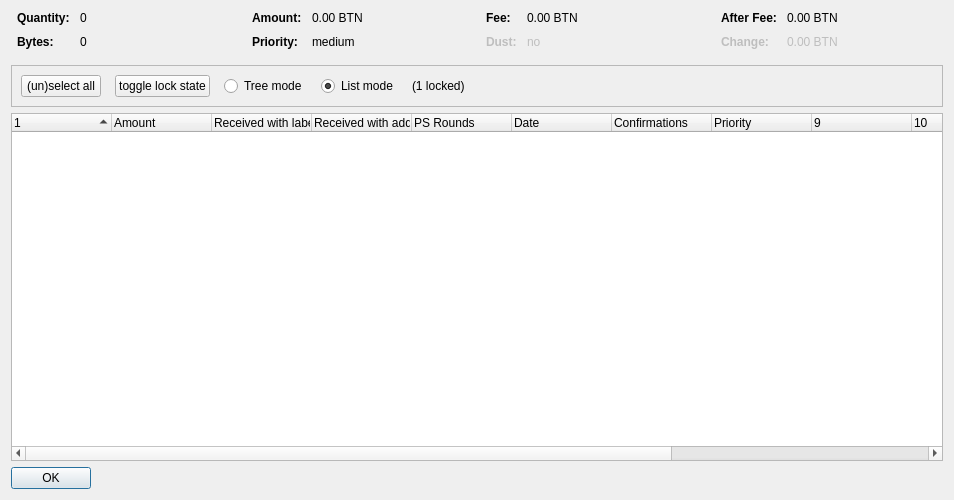
<?xml version="1.0" encoding="UTF-8"?>
<ui version="4.0">
 <class>CoinControlDialog</class>
 <widget class="QDialog" name="CoinControlDialog">
  <property name="geometry">
   <rect>
    <x>0</x>
    <y>0</y>
    <width>954</width>
    <height>500</height>
   </rect>
  </property>
  <property name="windowTitle">
   <string>Coin Selection</string>
  </property>
  <property name="styleSheet">
   <string notr="true"/>
  </property>
  <layout class="QVBoxLayout" name="verticalLayout">
   <item>
    <layout class="QHBoxLayout" name="horizontalLayoutTop" stretch="0,0,0,0">
     <property name="topMargin">
      <number>0</number>
     </property>
     <property name="bottomMargin">
      <number>10</number>
     </property>
     <item>
      <layout class="QFormLayout" name="formLayoutCoinControl1">
       <property name="horizontalSpacing">
        <number>10</number>
       </property>
       <property name="verticalSpacing">
        <number>10</number>
       </property>
       <property name="leftMargin">
        <number>6</number>
       </property>
       <property name="rightMargin">
        <number>6</number>
       </property>
       <item row="0" column="0">
        <widget class="QLabel" name="labelCoinControlQuantityText">
         <property name="font">
          <font>
           <weight>75</weight>
           <bold>true</bold>
          </font>
         </property>
         <property name="text">
          <string>Quantity:</string>
         </property>
        </widget>
       </item>
       <item row="0" column="1">
        <widget class="QLabel" name="labelCoinControlQuantity">
         <property name="cursor">
          <cursorShape>IBeamCursor</cursorShape>
         </property>
         <property name="contextMenuPolicy">
          <enum>Qt::ActionsContextMenu</enum>
         </property>
         <property name="text">
          <string notr="true">0</string>
         </property>
         <property name="textInteractionFlags">
          <set>Qt::LinksAccessibleByMouse|Qt::TextSelectableByKeyboard|Qt::TextSelectableByMouse</set>
         </property>
        </widget>
       </item>
       <item row="1" column="0">
        <widget class="QLabel" name="labelCoinControlBytesText">
         <property name="font">
          <font>
           <weight>75</weight>
           <bold>true</bold>
          </font>
         </property>
         <property name="text">
          <string>Bytes:</string>
         </property>
        </widget>
       </item>
       <item row="1" column="1">
        <widget class="QLabel" name="labelCoinControlBytes">
         <property name="cursor">
          <cursorShape>IBeamCursor</cursorShape>
         </property>
         <property name="contextMenuPolicy">
          <enum>Qt::ActionsContextMenu</enum>
         </property>
         <property name="text">
          <string notr="true">0</string>
         </property>
         <property name="textInteractionFlags">
          <set>Qt::LinksAccessibleByMouse|Qt::TextSelectableByKeyboard|Qt::TextSelectableByMouse</set>
         </property>
        </widget>
       </item>
      </layout>
     </item>
     <item>
      <layout class="QFormLayout" name="formLayoutCoinControl2">
       <property name="horizontalSpacing">
        <number>10</number>
       </property>
       <property name="verticalSpacing">
        <number>10</number>
       </property>
       <property name="leftMargin">
        <number>6</number>
       </property>
       <property name="rightMargin">
        <number>6</number>
       </property>
       <item row="0" column="0">
        <widget class="QLabel" name="labelCoinControlAmountText">
         <property name="font">
          <font>
           <weight>75</weight>
           <bold>true</bold>
          </font>
         </property>
         <property name="text">
          <string>Amount:</string>
         </property>
        </widget>
       </item>
       <item row="0" column="1">
        <widget class="QLabel" name="labelCoinControlAmount">
         <property name="cursor">
          <cursorShape>IBeamCursor</cursorShape>
         </property>
         <property name="contextMenuPolicy">
          <enum>Qt::ActionsContextMenu</enum>
         </property>
         <property name="text">
          <string notr="true">0.00 BTN</string>
         </property>
         <property name="textInteractionFlags">
          <set>Qt::LinksAccessibleByMouse|Qt::TextSelectableByKeyboard|Qt::TextSelectableByMouse</set>
         </property>
        </widget>
       </item>
       <item row="1" column="0">
        <widget class="QLabel" name="labelCoinControlPriorityText">
         <property name="font">
          <font>
           <weight>75</weight>
           <bold>true</bold>
          </font>
         </property>
         <property name="text">
          <string>Priority:</string>
         </property>
        </widget>
       </item>
       <item row="1" column="1">
        <widget class="QLabel" name="labelCoinControlPriority">
         <property name="cursor">
          <cursorShape>IBeamCursor</cursorShape>
         </property>
         <property name="contextMenuPolicy">
          <enum>Qt::ActionsContextMenu</enum>
         </property>
         <property name="text">
          <string>medium</string>
         </property>
         <property name="textInteractionFlags">
          <set>Qt::LinksAccessibleByMouse|Qt::TextSelectableByKeyboard|Qt::TextSelectableByMouse</set>
         </property>
        </widget>
       </item>
      </layout>
     </item>
     <item>
      <layout class="QFormLayout" name="formLayoutCoinControl3">
       <property name="horizontalSpacing">
        <number>10</number>
       </property>
       <property name="verticalSpacing">
        <number>10</number>
       </property>
       <property name="leftMargin">
        <number>6</number>
       </property>
       <property name="rightMargin">
        <number>6</number>
       </property>
       <item row="0" column="0">
        <widget class="QLabel" name="labelCoinControlFeeText">
         <property name="font">
          <font>
           <weight>75</weight>
           <bold>true</bold>
          </font>
         </property>
         <property name="text">
          <string>Fee:</string>
         </property>
        </widget>
       </item>
       <item row="0" column="1">
        <widget class="QLabel" name="labelCoinControlFee">
         <property name="cursor">
          <cursorShape>IBeamCursor</cursorShape>
         </property>
         <property name="contextMenuPolicy">
          <enum>Qt::ActionsContextMenu</enum>
         </property>
         <property name="text">
          <string notr="true">0.00 BTN</string>
         </property>
         <property name="textInteractionFlags">
          <set>Qt::LinksAccessibleByMouse|Qt::TextSelectableByKeyboard|Qt::TextSelectableByMouse</set>
         </property>
        </widget>
       </item>
       <item row="1" column="0">
        <widget class="QLabel" name="labelCoinControlLowOutputText">
         <property name="enabled">
          <bool>false</bool>
         </property>
         <property name="font">
          <font>
           <weight>75</weight>
           <bold>true</bold>
          </font>
         </property>
         <property name="text">
          <string>Dust:</string>
         </property>
        </widget>
       </item>
       <item row="1" column="1">
        <widget class="QLabel" name="labelCoinControlLowOutput">
         <property name="enabled">
          <bool>false</bool>
         </property>
         <property name="cursor">
          <cursorShape>IBeamCursor</cursorShape>
         </property>
         <property name="contextMenuPolicy">
          <enum>Qt::ActionsContextMenu</enum>
         </property>
         <property name="text">
          <string>no</string>
         </property>
         <property name="textInteractionFlags">
          <set>Qt::LinksAccessibleByMouse|Qt::TextSelectableByKeyboard|Qt::TextSelectableByMouse</set>
         </property>
        </widget>
       </item>
      </layout>
     </item>
     <item>
      <layout class="QFormLayout" name="formLayoutCoinControl4">
       <property name="horizontalSpacing">
        <number>10</number>
       </property>
       <property name="verticalSpacing">
        <number>10</number>
       </property>
       <property name="leftMargin">
        <number>6</number>
       </property>
       <property name="rightMargin">
        <number>6</number>
       </property>
       <item row="0" column="0">
        <widget class="QLabel" name="labelCoinControlAfterFeeText">
         <property name="font">
          <font>
           <weight>75</weight>
           <bold>true</bold>
          </font>
         </property>
         <property name="text">
          <string>After Fee:</string>
         </property>
        </widget>
       </item>
       <item row="0" column="1">
        <widget class="QLabel" name="labelCoinControlAfterFee">
         <property name="cursor">
          <cursorShape>IBeamCursor</cursorShape>
         </property>
         <property name="contextMenuPolicy">
          <enum>Qt::ActionsContextMenu</enum>
         </property>
         <property name="text">
          <string notr="true">0.00 BTN</string>
         </property>
         <property name="textInteractionFlags">
          <set>Qt::LinksAccessibleByMouse|Qt::TextSelectableByKeyboard|Qt::TextSelectableByMouse</set>
         </property>
        </widget>
       </item>
       <item row="1" column="0">
        <widget class="QLabel" name="labelCoinControlChangeText">
         <property name="enabled">
          <bool>false</bool>
         </property>
         <property name="font">
          <font>
           <weight>75</weight>
           <bold>true</bold>
          </font>
         </property>
         <property name="text">
          <string>Change:</string>
         </property>
        </widget>
       </item>
       <item row="1" column="1">
        <widget class="QLabel" name="labelCoinControlChange">
         <property name="enabled">
          <bool>false</bool>
         </property>
         <property name="cursor">
          <cursorShape>IBeamCursor</cursorShape>
         </property>
         <property name="contextMenuPolicy">
          <enum>Qt::ActionsContextMenu</enum>
         </property>
         <property name="text">
          <string notr="true">0.00 BTN</string>
         </property>
         <property name="textInteractionFlags">
          <set>Qt::LinksAccessibleByMouse|Qt::TextSelectableByKeyboard|Qt::TextSelectableByMouse</set>
         </property>
        </widget>
       </item>
      </layout>
     </item>
    </layout>
   </item>
   <item>
    <widget class="QFrame" name="frame">
     <property name="minimumSize">
      <size>
       <width>0</width>
       <height>40</height>
      </size>
     </property>
     <property name="frameShape">
      <enum>QFrame::StyledPanel</enum>
     </property>
     <property name="frameShadow">
      <enum>QFrame::Sunken</enum>
     </property>
     <layout class="QHBoxLayout" name="horizontalLayout">
      <item>
       <layout class="QHBoxLayout" name="horizontalLayoutPanel" stretch="0,0,0,0,0,0">
        <property name="spacing">
         <number>14</number>
        </property>
        <item>
         <widget class="QPushButton" name="pushButtonSelectAll">
          <property name="sizePolicy">
           <sizepolicy hsizetype="Maximum" vsizetype="Fixed">
            <horstretch>0</horstretch>
            <verstretch>0</verstretch>
           </sizepolicy>
          </property>
          <property name="text">
           <string>(un)select all</string>
          </property>
          <property name="autoDefault">
           <bool>false</bool>
          </property>
         </widget>
        </item>
        <item>
         <widget class="QPushButton" name="pushButtonToggleLock">
          <property name="sizePolicy">
           <sizepolicy hsizetype="Maximum" vsizetype="Fixed">
            <horstretch>0</horstretch>
            <verstretch>0</verstretch>
           </sizepolicy>
          </property>
          <property name="text">
           <string>toggle lock state</string>
          </property>
          <property name="autoDefault">
           <bool>false</bool>
          </property>
         </widget>
        </item>
        <item>
         <widget class="QRadioButton" name="radioTreeMode">
          <property name="sizePolicy">
           <sizepolicy hsizetype="Maximum" vsizetype="Fixed">
            <horstretch>0</horstretch>
            <verstretch>0</verstretch>
           </sizepolicy>
          </property>
          <property name="text">
           <string>Tree mode</string>
          </property>
         </widget>
        </item>
        <item>
         <widget class="QRadioButton" name="radioListMode">
          <property name="sizePolicy">
           <sizepolicy hsizetype="Maximum" vsizetype="Fixed">
            <horstretch>0</horstretch>
            <verstretch>0</verstretch>
           </sizepolicy>
          </property>
          <property name="text">
           <string>List mode</string>
          </property>
          <property name="checked">
           <bool>true</bool>
          </property>
         </widget>
        </item>
        <item>
         <widget class="QLabel" name="labelLocked">
          <property name="text">
           <string>(1 locked)</string>
          </property>
         </widget>
        </item>
        <item>
         <spacer name="horizontalSpacer">
          <property name="orientation">
           <enum>Qt::Horizontal</enum>
          </property>
          <property name="sizeHint" stdset="0">
           <size>
            <width>40</width>
            <height>20</height>
           </size>
          </property>
         </spacer>
        </item>
       </layout>
      </item>
     </layout>
    </widget>
   </item>
   <item>
    <widget class="CoinControlTreeWidget" name="treeWidget">
     <property name="contextMenuPolicy">
      <enum>Qt::CustomContextMenu</enum>
     </property>
     <property name="sortingEnabled">
      <bool>false</bool>
     </property>
     <property name="columnCount">
      <number>13</number>
     </property>
     <attribute name="headerShowSortIndicator" stdset="0">
      <bool>true</bool>
     </attribute>
     <attribute name="headerStretchLastSection">
      <bool>false</bool>
     </attribute>
     <column>
      <property name="text">
       <string/>
      </property>
     </column>
     <column>
      <property name="text">
       <string>Amount</string>
      </property>
     </column>
     <column>
      <property name="text">
       <string>Received with label</string>
      </property>
     </column>
     <column>
      <property name="text">
       <string>Received with address</string>
      </property>
     </column>
     <column>
      <property name="text">
       <string>PS Rounds</string>
      </property>
     </column>
     <column>
      <property name="text">
       <string>Date</string>
      </property>
     </column>
     <column>
      <property name="text">
       <string>Confirmations</string>
      </property>
      <property name="toolTip">
       <string>Confirmed</string>
      </property>
     </column>
     <column>
      <property name="text">
       <string>Priority</string>
      </property>
     </column>
     <column>
      <property name="text">
       <string/>
      </property>
     </column>
     <column>
      <property name="text">
       <string/>
      </property>
     </column>
     <column>
      <property name="text">
       <string/>
      </property>
     </column>
     <column>
      <property name="text">
       <string/>
      </property>
     </column>
     <column>
      <property name="text">
       <string/>
      </property>
     </column>
    </widget>
   </item>
   <item>
    <widget class="QDialogButtonBox" name="buttonBox">
     <property name="sizePolicy">
      <sizepolicy hsizetype="Maximum" vsizetype="Fixed">
       <horstretch>0</horstretch>
       <verstretch>0</verstretch>
      </sizepolicy>
     </property>
     <property name="orientation">
      <enum>Qt::Horizontal</enum>
     </property>
     <property name="standardButtons">
      <set>QDialogButtonBox::Ok</set>
     </property>
    </widget>
   </item>
  </layout>
 </widget>
 <customwidgets>
  <customwidget>
   <class>CoinControlTreeWidget</class>
   <extends>QTreeWidget</extends>
   <header>coincontroltreewidget.h</header>
  </customwidget>
 </customwidgets>
 <resources/>
 <connections/>
</ui>
